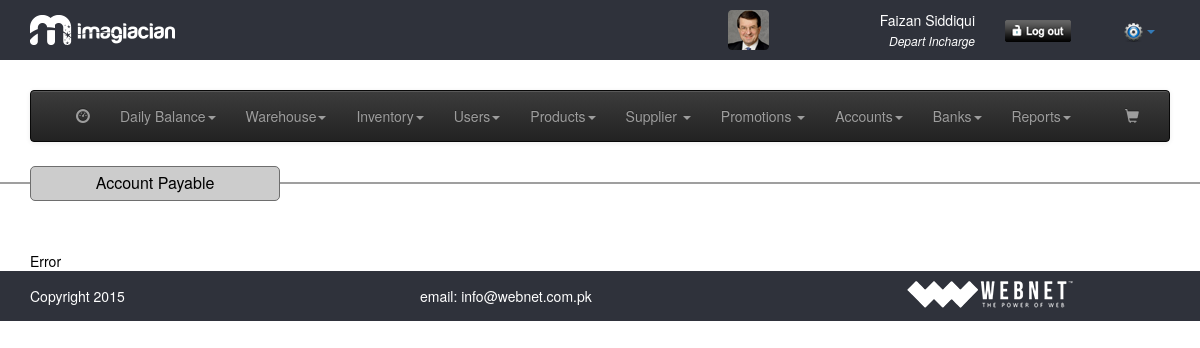
The app's page /view_payable.php (signed in), older data.
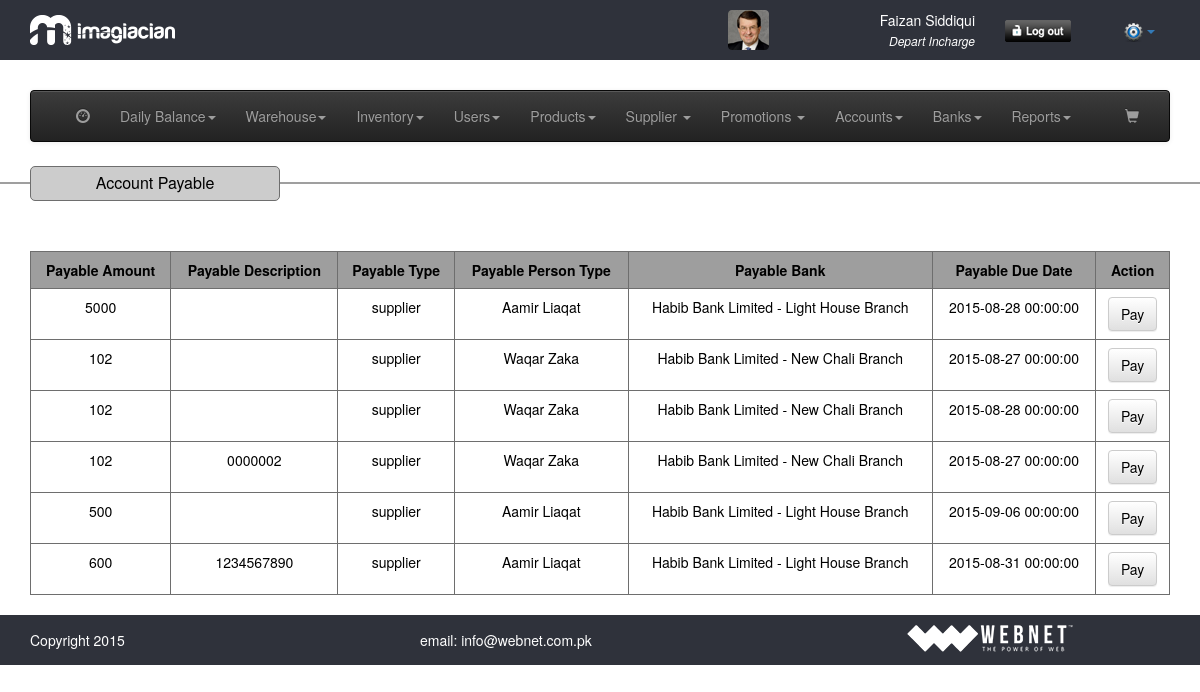
The same page, newer data.
### tables this page shows
CREATE TABLE IF NOT EXISTS `accounts_payable_receviable` (
  `pr_id` int(11) NOT NULL,
  `pr_amount` float NOT NULL,
  `pr_description` text NOT NULL,
  `pr_account` varchar(64) NOT NULL,
  `pr_account_type` varchar(128) NOT NULL,
  `pr_bank` int(11) NOT NULL,
  `pr_date` varchar(32) NOT NULL,
  `pr_due_date` varchar(32) NOT NULL,
  `pr_type` varchar(32) NOT NULL,
  `pr_status` int(11) NOT NULL,
  `pr_timestamp` timestamp NOT NULL DEFAULT CURRENT_TIMESTAMP
);

CREATE TABLE IF NOT EXISTS `supplier` (
  `sup_id` int(11) NOT NULL,
  `sup_name` varchar(64) NOT NULL,
  `sup_email` varchar(64) NOT NULL,
  `sup_phone` varchar(64) NOT NULL,
  `sup_address` mediumtext NOT NULL,
  `sup_city` varchar(64) NOT NULL,
  `sup_datetime` timestamp NOT NULL DEFAULT CURRENT_TIMESTAMP
);

CREATE TABLE IF NOT EXISTS `banks` (
  `bank_id` int(11) NOT NULL,
  `bank_name` varchar(264) NOT NULL,
  `bank_address` varchar(264) NOT NULL,
  `bank_branch` varchar(264) NOT NULL,
  `bank_account_no` varchar(264) NOT NULL,
  `bank_br_code` varchar(264) NOT NULL,
  `bank_ibn_no` varchar(264) NOT NULL,
  `bank_account_type` varchar(264) NOT NULL,
  `bank_account_title` varchar(264) NOT NULL,
  `bank_opening_balance` varchar(264) NOT NULL,
  `bank_timestamp` timestamp NOT NULL DEFAULT CURRENT_TIMESTAMP
);

### common/class.database.php (called while the page is built, shortened)
<?php
class Database {
    public $_DB;
    public $_query;
    public $_where = array();
    public $_select = array();
    public $_action;
    public $_table;
    public $_joins = array();
    public $_force_select_all = false;
    public function __construct() {
        try {
            $this->_DB = new PDO('mysql:host=' . DB_HOST . ';dbname=' . DB_NAME, DB_USER, DB_PASS);
            $this->_DB->setAttribute(PDO::ATTR_ERRMODE, PDO::ERRMODE_EXCEPTION);
        } catch (PDOException $e) {
            echo 'ERROR: ' . $e->getMessage();
        }
    }
    public function where($column_name, $value, $operator = '=') {
        $this->_where[$column_name] = array();
        $this->_where[$column_name][] = $value;
        $this->_where[$column_name][] = $operator;
    }
    public function query($query) {
        try {
            $this->_query = $this->_DB->prepare(filter_var($query, FILTER_SANITIZE_STRING));
            $this->bind_results();
            $this->_query->execute();
            $this->_where = array();
            $this->_select = array();
            $this->_joins = array();
        } catch (PDOException $e) {
            $er = $e->errorInfo;
            echo '<p style="font-family:arial; background:#F00; position:absolute; z-index:10000; color:#FFF; padding:5px;">ERROR: ' . $er[2] . '</p>';
        }
    }
    public function bind_results() {
        if (!empty($this->_where)) {
            $ci = 0;
            foreach ($this->_where as $c => $value) {
                $ci++;
                if (is_array($value[0])) {
                    foreach ($value[0] as $rkey => $rvalue) {
                        $this->_query->bindValue(':' . $c.($ci+$rkey), $rvalue, $this->get_type($rvalue));
                    }
                }else{
                    $this->_query->bindValue(':' . $c.$ci, $value[0], $this->get_type($value[0]));
                }
            }
        }
    }
    public function get_type($value) {
        if (is_int($value)) {
            $param = PDO::PARAM_INT;
        } elseif (is_bool($value)) {
            $param = PDO::PARAM_BOOL;
        } elseif (is_null($value)) {
            $param = PDO::PARAM_NULL;
        } elseif (is_string($value)) {
            $param = PDO::PARAM_STR;
        } else {
            $param = FALSE;
        }
        return $param;
    }
    public function join($table_name, $override_name, $join_type = 'INNER JOIN', $match, $select = NULL) {
        $this->_joins[] = $join_type . ' ' . $table_name . ' AS ' . $override_name . ' ON ' . $match;
    }
    public function build_query() {
        $query = $this->_action;
        if ($this->_action == 'SELECT') {
            if (!empty($this->_select)) {
                if ($this->_force_select_all == true) {
                    $query .= ' *,';
                }
                foreach ($this->_select as $column_name => $name) {
                    $query .=' ' . $column_name . ' as ' . $name . ', ';
                }
            } else {
                $query .= ' *';
            }
            $query = rtrim($query, ', ');
        }
        if ($this->_action != 'UPDATE' && $this->_action != 'INSERT') {
            $query .= ' FROM ';
        }
        $query .= $this->_table;
        if (!empty($this->_joins)) {
            $query .= ' ';
            $query .= implode(' ', $this->_joins);
        }
        if (!empty($this->_where)) {
            $query .= ' WHERE ';
            $columns = array();
            $ci = 0;
            foreach ($this->_where as $c => $v) {
                $cn = $c;
                $ci++;
                if ($v[1] == 'BETWEEN') {
                    $columns[] = $cn . ' ' . $v[1] . ' :' . $c.$ci . ' and :' . $c.($ci+1);
                }else{
                    $columns[] = $cn . ' ' . $v[1] . ' :' . $c.$ci;
                }
            }
            $query .= implode(' AND ', $columns);
        }
        $this->query($query);
    }
    public function all_results($fetch_type = PDO::FETCH_OBJ) {
        return $this->_query->fetchAll($fetch_type);
    }
    public function from($table_name, $num_rows = NULL) {
        $this->_action = 'SELECT';
        $this->_table = $table_name;
        $this->build_query();
    }
}

### classes/class.accounts.php (called while the page is built, shortened)
<?php
class accounts extends database
{
	function __construct()
	{
		$this->payable_receviable = 'accounts_payable_receviable';
	}
	public function get_payable_receviable_report($account = NULL, $account_type = NULL, $to_date = NULL, $from_date = NULL, $type = NULL, $status = NULL, $bank = NULL)
	{
		$this->from($this->payable_receviable);
		return $this->all_results();
	}
}
 ?>

### view_payable.php (the view, shortened to what the changed rows need)
<?php require_once 'header.php'; ?>
<section>
	<div class="container">
		<div class="row">
			<div class="tableHeading">
				<p class="nomargin alignCenter">Account Payable</p>
			</div>
			<div class="col-md-12">
				<?php
				$accounts = new accounts();
				$results = $accounts->get_payable_receviable_report($account = NULL, $account_type = NULL, $to_date = NULL, $from_date = NULL, $type = 'payable', $status = 0);
				if ($results) {
				?>
				<table border="1" cellpadding="5" cellspacing="0" class="table table-hover tableView">
					<tr>
						<th>Payable Amount</th>
						<th>Payable Description</th>
						<th>Payable Type</th>
						<th>Payable Person Type</th>
						<th>Payable Bank</th>
						<th>Payable Due Date</th>
						<th>Action</th>
					</tr>
						<?php
						foreach($results as $res){ ?>
						<tr>
						<td><?php echo $res->pr_amount; ?></td>
						<td><?php echo $res->pr_description; ?></td>
						<td><?php echo $res->pr_account; ?></td>
						<td><?php echo $res->sup_name; ?></td>
						<td><?php echo $res->bank_name.' - '. $res->bank_branch;?></td>
						<td><?php echo $res->pr_due_date; ?></td>
						<td><a href="#" class="btn btn-default">Pay</a></td>
						</tr>
						<?php
						}
						?>
				</table>
				<?php
				}else{
					echo 'Error';
				}
				?>
			</div>
</section>
<?php require_once 'footer.php'; ?>

Row changes from the older to the newer data that the page shows:
now on this page (row edited): accounts_payable_receviable: pr_amount "5000", pr_account "supplier", supplier.sup_name "Aamir Liaqat", banks.bank_name "Habib Bank Limited", banks.bank_branch "Light House Branch", pr_due_date "2015-08-28 00:00:00"
added accounts_payable_receviable: pr_amount "102", pr_account "supplier", supplier.sup_name "Waqar Zaka", banks.bank_name "Habib Bank Limited", banks.bank_branch "New Chali Branch", pr_due_date "2015-08-27 00:00:00"
added accounts_payable_receviable: pr_amount "102", pr_account "supplier", supplier.sup_name "Waqar Zaka", banks.bank_name "Habib Bank Limited", banks.bank_branch "New Chali Branch", pr_due_date "2015-08-28 00:00:00"
added accounts_payable_receviable: pr_amount "102", pr_description "0000002", pr_account "supplier", supplier.sup_name "Waqar Zaka", banks.bank_name "Habib Bank Limited", banks.bank_branch "New Chali Branch", pr_due_date "2015-08-27 00:00:00"
added accounts_payable_receviable: pr_amount "500", pr_account "supplier", supplier.sup_name "Aamir Liaqat", banks.bank_name "Habib Bank Limited", banks.bank_branch "Light House Branch", pr_due_date "2015-09-06 00:00:00"
added accounts_payable_receviable: pr_amount "600", pr_description "1234567890", pr_account "supplier", supplier.sup_name "Aamir Liaqat", banks.bank_name "Habib Bank Limited", banks.bank_branch "Light House Branch", pr_due_date "2015-08-31 00:00:00"
Text that changed along with them:
text no longer shown: "Error"
text now shown: "Payable Amount Payable Description Payable Type Payable Person Type Payable Bank Payable Due Date Action"
